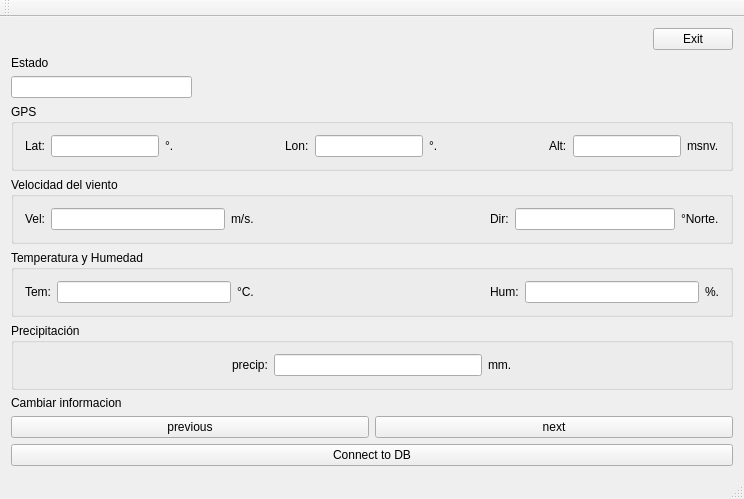
<?xml version="1.0" encoding="UTF-8"?>
<ui version="4.0">
 <class>MainWindow</class>
 <widget class="QMainWindow" name="MainWindow">
  <property name="geometry">
   <rect>
    <x>0</x>
    <y>0</y>
    <width>744</width>
    <height>484</height>
   </rect>
  </property>
  <property name="windowTitle">
   <string>Meteorológico</string>
  </property>
  <widget class="QWidget" name="centralWidget">
   <layout class="QGridLayout" name="gridLayout_4">
    <item row="1" column="0" rowspan="2">
     <layout class="QVBoxLayout" name="verticalLayout_2">
      <item>
       <layout class="QHBoxLayout" name="horizontalLayout_15">
        <item>
         <spacer name="horizontalSpacer_10">
          <property name="orientation">
           <enum>Qt::Horizontal</enum>
          </property>
          <property name="sizeHint" stdset="0">
           <size>
            <width>40</width>
            <height>20</height>
           </size>
          </property>
         </spacer>
        </item>
        <item>
         <widget class="QPushButton" name="exit">
          <property name="text">
           <string>Exit</string>
          </property>
         </widget>
        </item>
       </layout>
      </item>
      <item>
       <widget class="QLabel" name="label_18">
        <property name="text">
         <string>Estado</string>
        </property>
       </widget>
      </item>
      <item>
       <layout class="QHBoxLayout" name="horizontalLayout_16">
        <item>
         <widget class="QLineEdit" name="txtest"/>
        </item>
        <item>
         <spacer name="horizontalSpacer_8">
          <property name="orientation">
           <enum>Qt::Horizontal</enum>
          </property>
          <property name="sizeHint" stdset="0">
           <size>
            <width>40</width>
            <height>20</height>
           </size>
          </property>
         </spacer>
        </item>
        <item>
         <spacer name="horizontalSpacer_9">
          <property name="orientation">
           <enum>Qt::Horizontal</enum>
          </property>
          <property name="sizeHint" stdset="0">
           <size>
            <width>40</width>
            <height>20</height>
           </size>
          </property>
         </spacer>
        </item>
        <item>
         <spacer name="horizontalSpacer_7">
          <property name="orientation">
           <enum>Qt::Horizontal</enum>
          </property>
          <property name="sizeHint" stdset="0">
           <size>
            <width>40</width>
            <height>20</height>
           </size>
          </property>
         </spacer>
        </item>
       </layout>
      </item>
      <item>
       <widget class="QGroupBox" name="groupBox">
        <property name="title">
         <string>GPS</string>
        </property>
        <layout class="QGridLayout" name="gridLayout">
         <item row="1" column="0">
          <layout class="QHBoxLayout" name="horizontalLayout_4">
           <item>
            <layout class="QHBoxLayout" name="horizontalLayout">
             <item>
              <widget class="QLabel" name="label">
               <property name="text">
                <string>Lat:</string>
               </property>
              </widget>
             </item>
             <item>
              <widget class="QLineEdit" name="txtLat"/>
             </item>
             <item>
              <widget class="QLabel" name="label_13">
               <property name="text">
                <string>°.</string>
               </property>
              </widget>
             </item>
            </layout>
           </item>
           <item>
            <spacer name="horizontalSpacer">
             <property name="orientation">
              <enum>Qt::Horizontal</enum>
             </property>
             <property name="sizeHint" stdset="0">
              <size>
               <width>40</width>
               <height>20</height>
              </size>
             </property>
            </spacer>
           </item>
           <item>
            <layout class="QHBoxLayout" name="horizontalLayout_2">
             <item>
              <widget class="QLabel" name="label_2">
               <property name="text">
                <string>Lon:</string>
               </property>
              </widget>
             </item>
             <item>
              <widget class="QLineEdit" name="txtLong"/>
             </item>
             <item>
              <widget class="QLabel" name="label_14">
               <property name="text">
                <string>°.</string>
               </property>
              </widget>
             </item>
            </layout>
           </item>
           <item>
            <spacer name="horizontalSpacer_2">
             <property name="orientation">
              <enum>Qt::Horizontal</enum>
             </property>
             <property name="sizeHint" stdset="0">
              <size>
               <width>40</width>
               <height>20</height>
              </size>
             </property>
            </spacer>
           </item>
           <item>
            <layout class="QHBoxLayout" name="horizontalLayout_3">
             <item>
              <widget class="QLabel" name="label_3">
               <property name="text">
                <string>Alt:</string>
               </property>
              </widget>
             </item>
             <item>
              <widget class="QLineEdit" name="txtAlt"/>
             </item>
             <item>
              <widget class="QLabel" name="label_15">
               <property name="text">
                <string>msnv.</string>
               </property>
              </widget>
             </item>
            </layout>
           </item>
          </layout>
         </item>
        </layout>
       </widget>
      </item>
      <item>
       <layout class="QHBoxLayout" name="horizontalLayout_11">
        <item>
         <layout class="QVBoxLayout" name="verticalLayout">
          <item>
           <widget class="QGroupBox" name="groupBox_2">
            <property name="title">
             <string>Velocidad del viento</string>
            </property>
            <layout class="QGridLayout" name="gridLayout_2">
             <item row="0" column="0">
              <layout class="QHBoxLayout" name="horizontalLayout_5">
               <item>
                <layout class="QHBoxLayout" name="horizontalLayout_6">
                 <item>
                  <widget class="QLabel" name="label_4">
                   <property name="text">
                    <string>Vel:</string>
                   </property>
                  </widget>
                 </item>
                 <item>
                  <widget class="QLineEdit" name="txtVel"/>
                 </item>
                 <item>
                  <widget class="QLabel" name="label_16">
                   <property name="text">
                    <string>m/s.</string>
                   </property>
                  </widget>
                 </item>
                </layout>
               </item>
               <item>
                <spacer name="horizontalSpacer_3">
                 <property name="orientation">
                  <enum>Qt::Horizontal</enum>
                 </property>
                 <property name="sizeHint" stdset="0">
                  <size>
                   <width>40</width>
                   <height>20</height>
                  </size>
                 </property>
                </spacer>
               </item>
               <item>
                <layout class="QHBoxLayout" name="horizontalLayout_7">
                 <item>
                  <widget class="QLabel" name="label_5">
                   <property name="text">
                    <string>Dir:</string>
                   </property>
                  </widget>
                 </item>
                 <item>
                  <widget class="QLineEdit" name="txtDir"/>
                 </item>
                 <item>
                  <widget class="QLabel" name="label_17">
                   <property name="text">
                    <string>°Norte.</string>
                   </property>
                  </widget>
                 </item>
                </layout>
               </item>
              </layout>
             </item>
            </layout>
           </widget>
          </item>
          <item>
           <widget class="QGroupBox" name="groupBox_3">
            <property name="title">
             <string>Temperatura y Humedad</string>
            </property>
            <layout class="QGridLayout" name="gridLayout_3">
             <item row="0" column="0">
              <layout class="QHBoxLayout" name="horizontalLayout_8">
               <item>
                <layout class="QHBoxLayout" name="horizontalLayout_9">
                 <item>
                  <widget class="QLabel" name="label_6">
                   <property name="text">
                    <string>Tem:</string>
                   </property>
                  </widget>
                 </item>
                 <item>
                  <widget class="QLineEdit" name="txtTemp"/>
                 </item>
                 <item>
                  <widget class="QLabel" name="label_11">
                   <property name="text">
                    <string>°C.</string>
                   </property>
                  </widget>
                 </item>
                </layout>
               </item>
               <item>
                <spacer name="horizontalSpacer_4">
                 <property name="orientation">
                  <enum>Qt::Horizontal</enum>
                 </property>
                 <property name="sizeHint" stdset="0">
                  <size>
                   <width>40</width>
                   <height>20</height>
                  </size>
                 </property>
                </spacer>
               </item>
               <item>
                <layout class="QHBoxLayout" name="horizontalLayout_10">
                 <item>
                  <widget class="QLabel" name="label_7">
                   <property name="text">
                    <string>Hum:</string>
                   </property>
                  </widget>
                 </item>
                 <item>
                  <widget class="QLineEdit" name="txtHum"/>
                 </item>
                 <item>
                  <widget class="QLabel" name="label_12">
                   <property name="text">
                    <string>%.</string>
                   </property>
                  </widget>
                 </item>
                </layout>
               </item>
              </layout>
             </item>
            </layout>
           </widget>
          </item>
         </layout>
        </item>
       </layout>
      </item>
      <item>
       <widget class="QGroupBox" name="groupBox_4">
        <property name="title">
         <string>Precipitación</string>
        </property>
        <layout class="QVBoxLayout" name="verticalLayout_3">
         <item>
          <layout class="QHBoxLayout" name="horizontalLayout_12">
           <item>
            <spacer name="horizontalSpacer_6">
             <property name="orientation">
              <enum>Qt::Horizontal</enum>
             </property>
             <property name="sizeHint" stdset="0">
              <size>
               <width>40</width>
               <height>20</height>
              </size>
             </property>
            </spacer>
           </item>
           <item>
            <widget class="QLabel" name="label_8">
             <property name="text">
              <string>precip:</string>
             </property>
            </widget>
           </item>
           <item>
            <widget class="QLineEdit" name="txtpreci"/>
           </item>
           <item>
            <widget class="QLabel" name="label_10">
             <property name="text">
              <string>mm.</string>
             </property>
            </widget>
           </item>
           <item>
            <spacer name="horizontalSpacer_5">
             <property name="orientation">
              <enum>Qt::Horizontal</enum>
             </property>
             <property name="sizeHint" stdset="0">
              <size>
               <width>40</width>
               <height>20</height>
              </size>
             </property>
            </spacer>
           </item>
          </layout>
         </item>
        </layout>
       </widget>
      </item>
     </layout>
    </item>
    <item row="3" column="0">
     <layout class="QVBoxLayout" name="verticalLayout_6">
      <item>
       <layout class="QVBoxLayout" name="verticalLayout_5">
        <item>
         <widget class="QLabel" name="label_9">
          <property name="text">
           <string>Cambiar informacion</string>
          </property>
         </widget>
        </item>
        <item>
         <layout class="QHBoxLayout" name="horizontalLayout_13">
          <item>
           <widget class="QPushButton" name="prev">
            <property name="text">
             <string>previous</string>
            </property>
           </widget>
          </item>
          <item>
           <widget class="QPushButton" name="next">
            <property name="text">
             <string>next</string>
            </property>
           </widget>
          </item>
         </layout>
        </item>
       </layout>
      </item>
      <item>
       <widget class="QPushButton" name="pushButton">
        <property name="text">
         <string>Connect to DB</string>
        </property>
       </widget>
      </item>
     </layout>
    </item>
   </layout>
  </widget>
  <widget class="QMenuBar" name="menuBar">
   <property name="geometry">
    <rect>
     <x>0</x>
     <y>0</y>
     <width>744</width>
     <height>22</height>
    </rect>
   </property>
  </widget>
  <widget class="QToolBar" name="mainToolBar">
   <attribute name="toolBarArea">
    <enum>TopToolBarArea</enum>
   </attribute>
   <attribute name="toolBarBreak">
    <bool>false</bool>
   </attribute>
  </widget>
  <widget class="QStatusBar" name="statusBar"/>
 </widget>
 <layoutdefault spacing="6" margin="11"/>
 <resources/>
 <connections/>
</ui>
